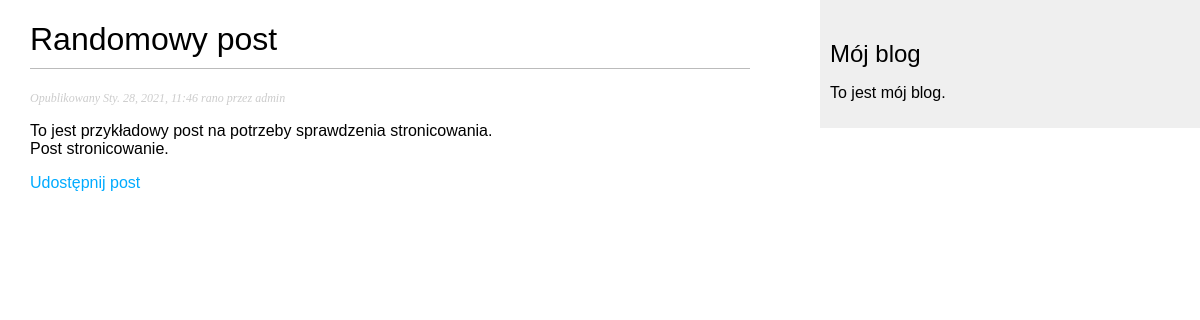
The page /blog/2021/01/28/randomowy-post/ on the database its author committed.
### blog/models.py (models this page shows, shortened)
class Post(models.Model):
    STATUS_CHOICES = (
        ('draft', 'Roboczy'),
        ('publish', 'Opublikowany'),
    )
    objects = models.Manager()  # manager domyslny
    title = models.CharField(max_length=250)
    slug = models.SlugField(max_length=250, unique_for_date='publish')
    author = models.ForeignKey(User, related_name='blog_posts', on_delete=models.CASCADE)
    body = models.TextField()
    publish = models.DateTimeField(default=timezone.now)
    published = PublishedManager()   # manager niestandardowy
    created = models.DateTimeField(auto_now_add=True)
    updated = models.DateTimeField(auto_now=True)
    status = models.CharField(max_length=10, choices=STATUS_CHOICES, default='draft')
    class Meta:
        ordering = ('-publish', )

### blog/views.py (the view)
# urls.py: url(r'^(?P<year>\d{4})/(?P<month>\d{2})/(?P<day>\d{2})/(?P<post>[-\w]+)/$', views.post_detail, name='post_detail'),
def post_detail(request,year, month,day, post):
    post = get_object_or_404(Post, slug=post, status='publish', publish__year=year, publish__month=month, publish__day=day)
    return render(request,'blog/post/detail.html', {'post': post})

### blog/templates/blog/post/detail.html (shortened to what this page needs)
{% extends "blog/base.html" %}
{% block content %}
  <h1>{{ post.title }}</h1>
  <p class="date">
    Opublikowany {{ post.publish }} przez {{ post.author }}
  </p>
  {{ post.body|linebreaks }}
  <p>
    <a href="{% url "blog:post_share" post.id %}">
    Udostępnij post
    </a>
  </p>
{% endblock %}

### blog/static/css/blog.css (style rules this page uses)
body { margin:0; padding:0; font-family:helvetica, sans-serif; }
a { color:#00abff; text-decoration:none; }
h1 { font-weight:normal; border-bottom:1px solid #bbb; padding:0 0 10px 0; }
p.date { color:#ccc; font-family: georgia, serif; font-size: 12px; font-style: italic; }

### rows shown on the page
Post: title "Randomowy post", publish "Sty. 28, 2021, 11:46 rano", author "admin", body "To jest przykładowy post na potrzeby sprawdzenia stronicowania. Post stronicowanie."
